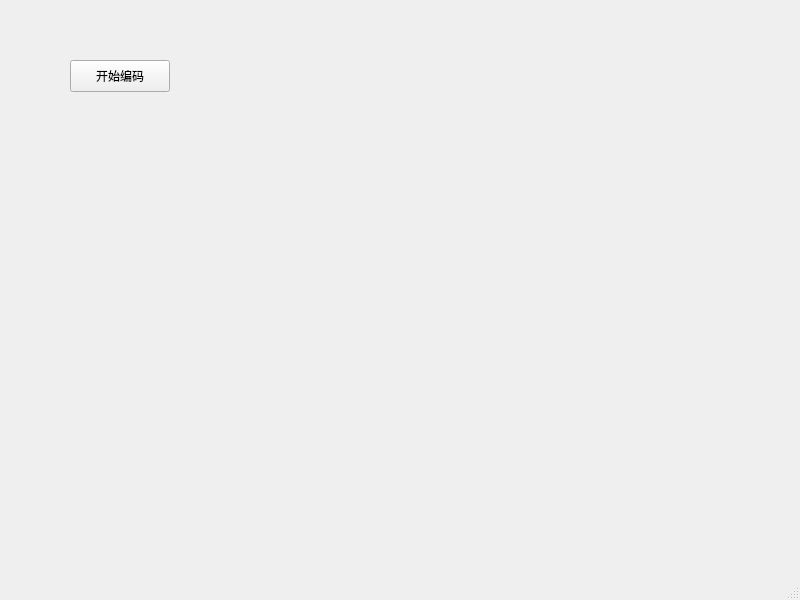
<?xml version="1.0" encoding="UTF-8"?>
<ui version="4.0">
 <class>MainWindow</class>
 <widget class="QMainWindow" name="MainWindow">
  <property name="geometry">
   <rect>
    <x>0</x>
    <y>0</y>
    <width>800</width>
    <height>600</height>
   </rect>
  </property>
  <property name="windowTitle">
   <string>MainWindow</string>
  </property>
  <widget class="QWidget" name="centralwidget">
   <widget class="QPushButton" name="audioButton">
    <property name="geometry">
     <rect>
      <x>70</x>
      <y>60</y>
      <width>100</width>
      <height>32</height>
     </rect>
    </property>
    <property name="text">
     <string>开始编码</string>
    </property>
   </widget>
  </widget>
  <widget class="QMenuBar" name="menubar">
   <property name="geometry">
    <rect>
     <x>0</x>
     <y>0</y>
     <width>800</width>
     <height>24</height>
    </rect>
   </property>
  </widget>
  <widget class="QStatusBar" name="statusbar"/>
 </widget>
 <resources/>
 <connections/>
</ui>
